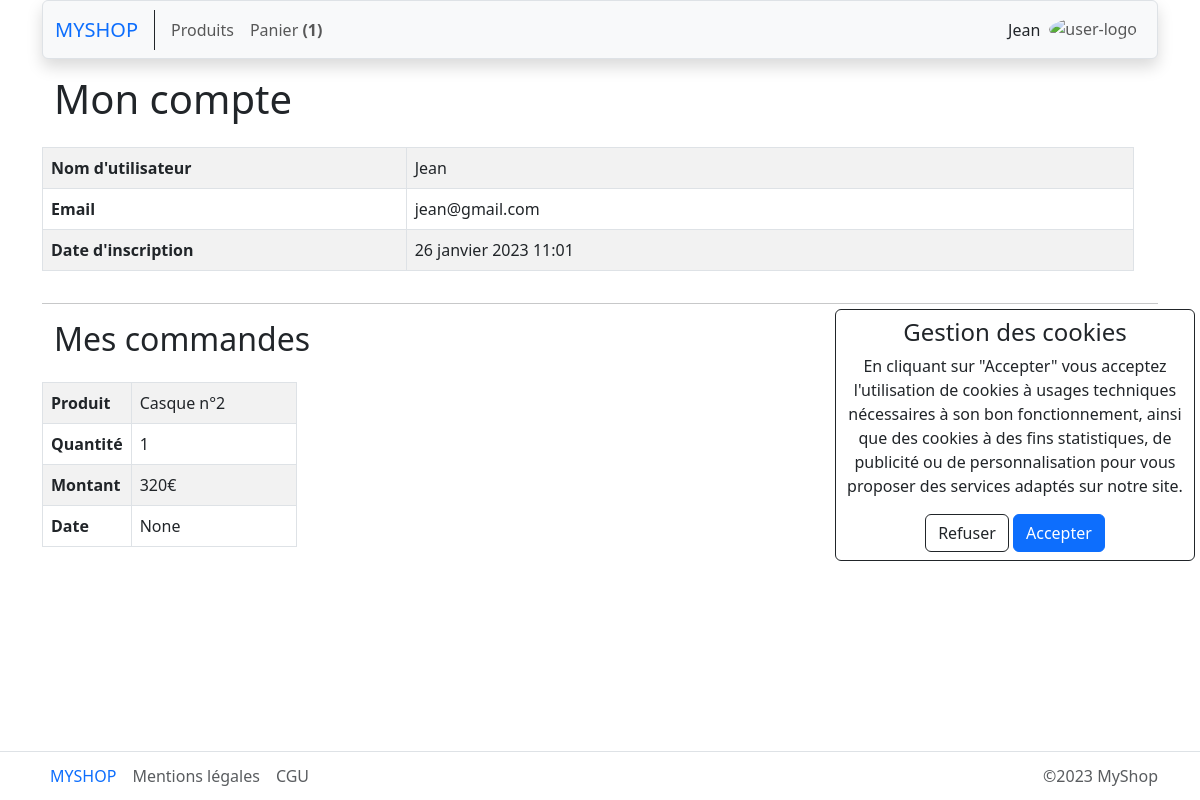
/account/ (signed in), run on an earlier commit of the app's database.
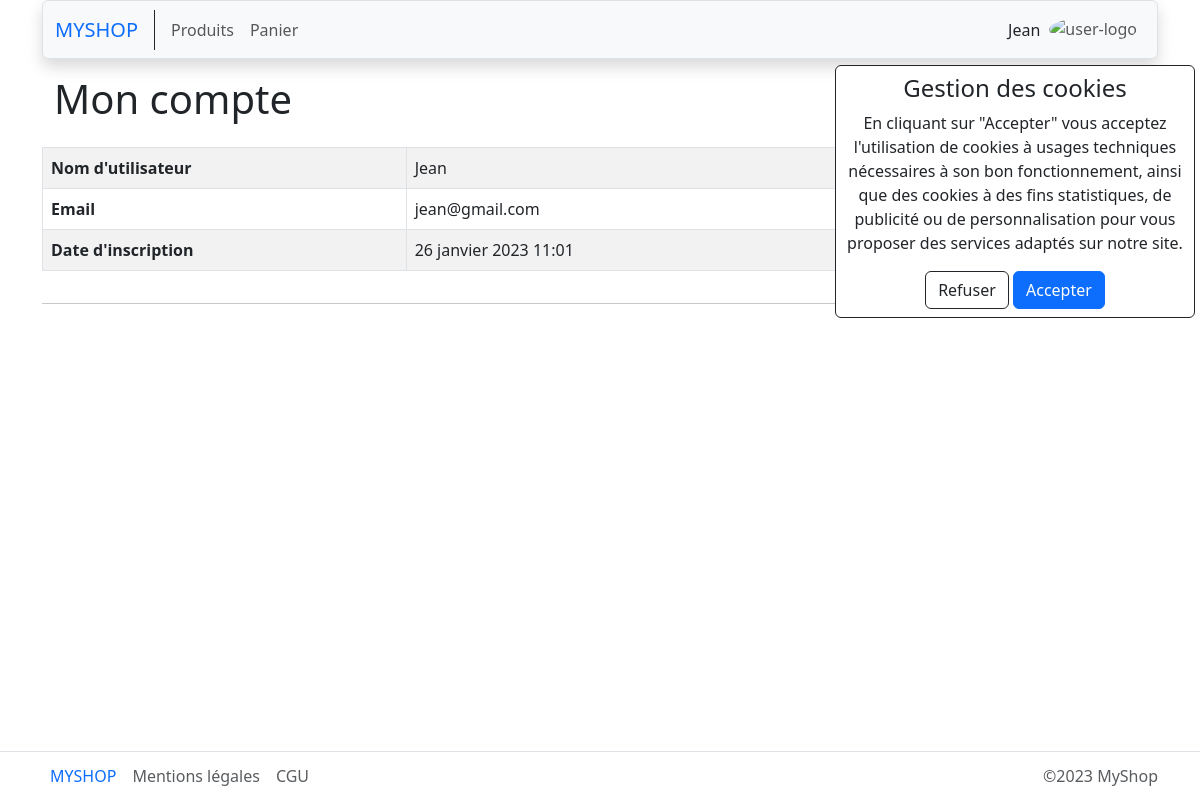
And on a later commit of the database.
### shop/models.py (models this page shows, shortened)
class Order(models.Model):
    user = models.ForeignKey(User, on_delete=models.CASCADE)
    product = models.ForeignKey(Product, on_delete=models.CASCADE)
    quantity = models.PositiveIntegerField(default=1)
    ordered = models.BooleanField(default=False)
    ordered_date = models.DateTimeField(blank=True, null=True)

class Product(models.Model):
    name = models.CharField(max_length=200)
    slug = models.SlugField(max_length=200, blank=True, null=True)
    price = models.FloatField(default=0.0)
    stock = models.IntegerField(default=0)
    description = models.TextField(blank=True)
    category = models.ForeignKey(Category, on_delete=models.CASCADE)
    image = models.CharField(max_length=2000, blank=True)
    date_added = models.DateTimeField(auto_now=True)
    class Meta:
        ordering = ['name']

### account/views.py (the view)
# urls.py: path('account/', account, name='account'),
@login_required(login_url='login')
def account(request):
    current_user = request.user
    orders = Order.objects.filter(user=request.user)
    category_object = Category.objects.all()
    total_number_products = list(Order.objects.filter(ordered=False).aggregate(Sum('quantity')).values())[0]
    context = {
        'user': current_user,
        'orders': orders,
        'category_object': category_object,
        'total_number_products': total_number_products
    }
    return render(request, 'account/account.html', context)

### account/templates/account/account.html
{% extends "shop/base.html" %}
{% load mathfilters %}
{% block content %}
<div class="container">
    <div class="row mt-3 mb-5">
        <h1>Mon compte</h1>
        <div class="row">
            <table class="table table-striped table-bordered mt-3">
                <tbody>
                    <tr>
                        <th scope="row" class="col-md-4">Nom d'utilisateur</th>
                        <td>{{ user.username }}</td>
                    </tr>
                    <tr>
                        <th scope="row" class="col-md-4">Email</th>
                        <td>{{ user.email }}</td>
                    </tr>
                    <tr>
                        <th scope="row" class="col-md-4">Date d'inscription</th>
                        <td>{{ user.date_joined }}</td>
                    </tr>
                </tbody>
            </table>
        </div>
        <hr class="mt-3">
        {% if orders %}
            <h2>Mes commandes</h2>
            <div class="row p-0">
                {% for order in orders %}
                    <div class="col-12 col-md-6 col-lg-4 col-xl-3">
                        <table class="table table-striped table-bordered mt-3">
                            <tbody>
                                <tr>
                                    <th scope="row" class="col-md-4">Produit</th>
                                    <td>{{ order.product.name }}</td>
                                </tr>
                                <tr>
                                    <th scope="row" class="col-md-4">Quantité</th>
                                    <td>{{ order.quantity }}</td>
                                </tr>
                                <tr>
                                    <th scope="row" class="col-md-4">Montant</th>
                                    <td>{{ order.quantity|mul:order.product.price | floatformat }}€</td>
                                </tr>
                                <tr>
                                    <th scope="row" class="col-md-4">Date</th>
                                    <td>{{ order.ordered_date }}</td>
                                </tr>
                            </tbody>
                        </table>
                    </div>
                {% endfor %}
            </div>
        {% endif %}
    </div>
</div>
{% endblock %}

### shop/templates/shop/base.html (shortened to what this page needs)
{% load static %}
<!doctype html>
<html lang="fr">
<head>
    <link rel="stylesheet" href="{% static 'css/style.css' %}">
    <link href="https://cdn.jsdelivr.net/npm/bootstrap@5.3.0-alpha1/dist/css/bootstrap.min.css" rel="stylesheet">
<body>
    <div class="container">
        <div class="row">
            <div class="col-md-12">
                <nav class="navbar navbar-expand-lg navbar-light bg-light border rounded shadow">
                    <div class="container-fluid">
                        <div class="collapse navbar-collapse" id="navbarSupportedContent">
                            <a class="navbar-brand text-primary" href="{% url 'home' %}">MYSHOP</a>
                            <ul class="navbar-nav me-auto mb-2 mb-lg-0 border-start border-dark">
                                <li class="nav-item dropdown ps-0 ps-lg-2">
                                    <a class="nav-link"
                                       href="{% url 'categories' %}"
                                       data-bs-toggle="dropdown">
                                        Produits
                                    </a>
                                </li>
                                <li class="nav-item">
                                    <a class="nav-link" href="{% url 'cart' %}">
                                        Panier
                                        {% if user.cart.orders.count > 0 %}
                                            <b>({{ total_number_products }})</b>
                                        {% endif %}
                                    </a>
                                </li>
                            </ul>
                        </div>
                        <div class="d-flex align-items-center">
                            {% if user.is_authenticated %}
                                <button type="submit" class="btn pe-0">
                                    <a class="dropdown-item" href="{% url 'account' %}">{{ user.username }}</a>
                                </button>
                            {% endif %}
                            <div class="dropdown">
                                <ul class="navbar-nav">
                                    <li class="nav-item dropdown">
                                        <a
                                            class="nav-link d-flex align-items-center hidden-arrow"
                                            href="#"
                                            id="navbarDropdownMenuAvatar"
                                            role="button"
                                            data-bs-toggle="dropdown"
                                            aria-expanded="false"
                                        >
                                            {% if user.is_authenticated %}
                                                <img src="https://cdn-icons-png.flaticon.com/512/1144/1144811.png" class="rounded-circle" height="25" alt="user-logo" loading="lazy"/>
                                            {% else %}
                                                <img src="https://cdn-icons-png.flaticon.com/512/1144/1144760.png" class="rounded-circle" height="25" alt="user-logo" loading="lazy"/>
                                            {% endif %}
                                        </a>
                                    </li>
                                </ul>
                            </div>
                        </div>
                    </div>
                </nav>
            </div>
        </div>
        <div class="mb-5">
            {% block content %}
            {% endblock %}
        </div>
        <footer class="fixed-bottom bg-white py-1 mt-5 border-top">
            <div class="container d-flex flex-wrap justify-content-between align-items-center">
                <ul class="nav">
                    <li class="nav-item"><a href="{% url 'home' %}" class="nav-link px-2 text-primary">MYSHOP</a></li>
                    <li class="nav-item"><a href="{% url 'legal' %}" class="nav-link px-2 text-muted">Mentions légales</a></li>
                    <li class="nav-item"><a href="{% url 'conditions' %}" class="nav-link px-2 text-muted">CGU</a></li>
                </ul>
                <p class="m-0 text-muted">&copy;2023 MyShop</p>
            </div>
        </footer>
    </div>
    <div id="cookie">
        <div class="cookie-consent-modal text-center bg-white border border-dark rounded">
            <div class="content p-2">
                <h4>Gestion des cookies</h4>
                <p class="fw-light">
                    En cliquant sur "Accepter" vous acceptez l'utilisation de cookies à usages techniques nécessaires à son bon fonctionnement, ainsi que des cookies à des fins statistiques, de publicité ou de personnalisation pour vous proposer des services adaptés sur notre site.
                </p>
                <div class="btns">
                    <button class="btn border border-dark cancel">Refuser</button>
                    <button class="btn btn-primary accept">Accepter</button>
                </div>
            </div>
        </div>
    </div>
</body>
</html>

### static/css/style.css (style rules this page uses)
html { overflow-y: scroll; }
#cookie { position: relative; }
.cookie-consent-modal { width: 30vw; margin: 0 5px 50px 0; position: absolute; bottom: 0; right: 0; z-index: 999; display: none; }
.cookie-consent-modal.active { display: flex; }

What changed in the data, as far as the page shows it:
removed Order: product.name "Casque n°2", quantity "1", quantity|mul "320", ordered_date "None"
Also different on the page:
{{ total_number_products }}: "1" → (not shown)
text no longer shown: "( ) Mes commandes"
